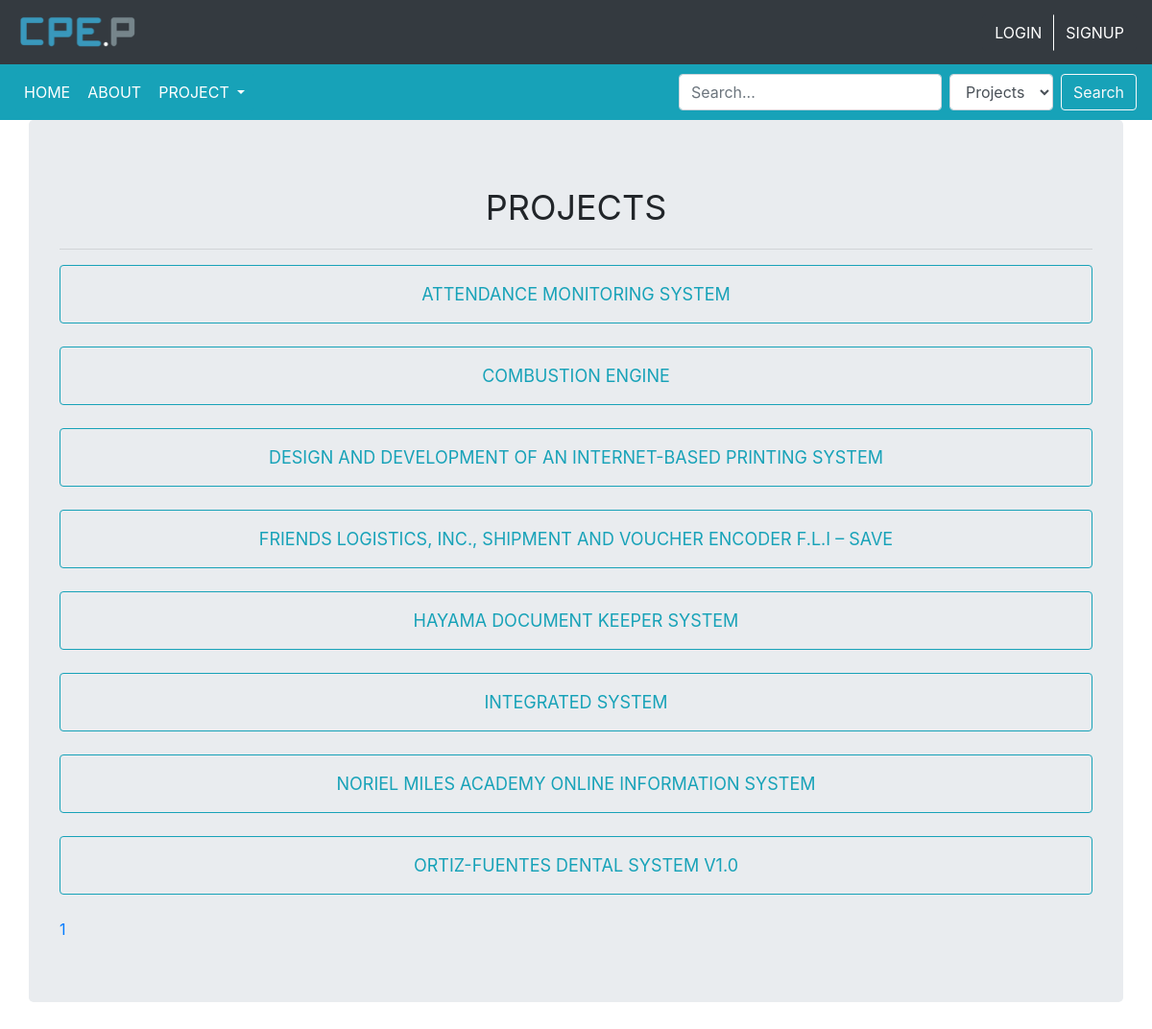
/project.php, run on the app's committed database.
### tables this page shows
CREATE TABLE `docs` (
  `docs_id` int(11) NOT NULL,
  `docs_title` varchar(255) NOT NULL,
  `docs_type1` varchar(255) NOT NULL,
  `docs_type2` varchar(255) NOT NULL,
  `docs_abstract` text NOT NULL,
  `docs_keyword` text NOT NULL,
  `docs_status` bit(1) NOT NULL DEFAULT b'0',
  `docs_date` date NOT NULL,
  `docs_like` int(11) NOT NULL,
  `docs_view` int(11) NOT NULL
);

### project.php (the view, shortened to what this page needs)
<?php
	if(isset($_SESSION['loggedIn'])){
		if($_SESSION['loggedIn'] == true){
			$style1 = '';
			$style2 = 'display:none';
		}elseif($_SESSION['loggedIn'] == false){
			$style1 = 'display:none';
			$style2 = '';
		}
		if($_SESSION['type'] == 'admin1'){
			$style5;
		} elseif($_SESSION['type'] == 'admin2'){
			$style4 = 'display:none';
		}else{
			$style3 = 'display:none';
			$style4 = 'display:none';
		}
}else{
	$style2 = '';
}
?>
<!DOCTYPE html>
<html>
<head>
	<link rel="stylesheet" type="text/css" href="bootstrap-4.1.3-dist/css/bootstrap.min.css">
</head>
<body>
	<nav class="navbar  navbar-dark bg-dark">
 		<a class="navbar-brand" href="index.php"><img src="cpeplogo.png"></a>
 		<form class="form-inline my-2 my-lg-0">
	      <div class="btn-group" role="group" aria-label="Basic example" style="<?php echo $style2; ?>" >
			  <button type="button" class="btn btn-dark"  data-toggle="modal" data-target="#myModal1" style="border-right: 1.1px solid white">LOGIN</button>
			  <a href="register.php" class="btn btn-dark" role="button" style="border-left: 1.1px solid white; color: white;">SIGNUP</a>
			</div>
    	</form>
	</nav>
	<nav class="navbar navbar-expand-lg navbar-dark bg-info sticky-top">
    <div class="collapse navbar-collapse" id="navbarSupportedContent">
      <ul class="navbar-nav mr-auto">
        <li class="nav-item active">
          <a class="nav-link btn btn-info" href="../project">HOME <span class="sr-only">(current)</span></a>
        </li>
        <li class="nav-item active">
          <a class="nav-link btn btn-info" href="about.php">ABOUT</a>
        </li>
        <li class="nav-item dropdown active">
          <a class="nav-link dropdown-toggle btn btn-info" ondblclick="window.location='project.php'" href="#" id="navbarDropdown" role="button" data-toggle="dropdown" aria-haspopup="true" aria-expanded="false">
            PROJECT
          </a>
        </li>
      </ul>
    </div>
    <form class="form-inline float-right" action="search.php" method="GET">
        <input id="searchkey" class="form-control mr-sm-2"  type="text" name="searchkey" placeholder="Search..." aria-label="Search">
      <select class="form-control mr-sm-2" name="catalog">
        <option class="form-control" value="projects">Projects</option>
      </select>
        <button class="btn btn-outline-light my-2 my-sm-0" type="submit" id="btnsearch" name="btnsearch">Search</button>
      </form>
  </nav>
			  <div class="container jumbotron">
			  	<center><span class=" " style="font-size: 3vw;text-transform: uppercase;">projects</span><hr></center>
<?php
$conn = new mysqli('localhost', 'root', '', 'testing');
$con = mysqli_connect('localhost','root','');
mysqli_select_db($con, 'testing');
$results_per_page = 10;
$sql='SELECT * FROM docs';
$result = mysqli_query($con, $sql);
$number_of_results = mysqli_num_rows($result);
$number_of_pages = ceil($number_of_results/$results_per_page);
if (!isset($_GET['page'])) {
  $page = 1;
} else {
  $page = $_GET['page'];
}
$this_page_first_result = ($page-1)*$results_per_page;
if (isset($_GET['softeng'])){
    $sql = "SELECT * FROM docs WHERE docs_status = 1 AND docs_type1 = 'Software Engineering' ORDER BY docs_title ASC LIMIT " . $this_page_first_result . "," .  $results_per_page;;
}elseif (isset($_GET['microp'])) {
	$sql = "SELECT * FROM docs WHERE docs_status = 1 AND docs_type1 = 'Micro Processor' ORDER BY docs_title ASC LIMIT " . $this_page_first_result . "," .  $results_per_page;;
}elseif (isset($_GET['pd'])) {
	$sql = "SELECT * FROM docs WHERE docs_status = 1 AND docs_type1 = 'Project Design' ORDER BY docs_title ASC LIMIT " . $this_page_first_result . "," .  $results_per_page;;
}else{
	$sql = "SELECT * FROM docs WHERE docs_status = 1 ORDER BY docs_title ASC LIMIT " . $this_page_first_result . "," .  $results_per_page;;
}
$result = $conn->query($sql);
if ($result->num_rows > 0) {
    while($row = $result->fetch_assoc()) {
    	echo '<a href="view.php?view='. $row["docs_id"].'"class="btn btn-outline-info btn-block p-3" style="font-size: 1.5vw;text-transform: uppercase;" role="button">'.$row['docs_title'].'</a><br>';
    }
} else {
    echo "0 results";
}
for ($page=1;$page<=$number_of_pages;$page++) {
  echo '<a href="project.php?&page=' . $page . '">' . $page . '</a> ';
  }
?>
</div>
</body>
</html>

### data on the page
docs: docs_title "ATTENDANCE MONITORING SYSTEM"
docs: docs_title "COMBUSTION ENGINE"
docs: docs_title "DESIGN AND DEVELOPMENT OF AN INTERNET-BASED PRINTING SYSTEM"
docs: docs_title "FRIENDS LOGISTICS, INC., SHIPMENT AND VOUCHER ENCODER F.L.I – SAVE"
docs: docs_title "HAYAMA DOCUMENT KEEPER SYSTEM"
docs: docs_title "INTEGRATED SYSTEM"
docs: docs_title "NORIEL MILES ACADEMY ONLINE INFORMATION SYSTEM"
docs: docs_title "ORTIZ-FUENTES DENTAL SYSTEM V1.0"
